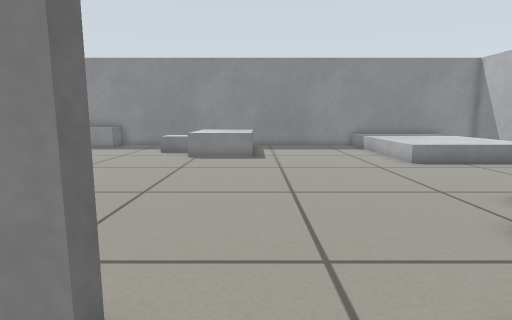
[1] (above)

23 first-person views from a walk through a world built for the Gazebo simulator. The camera is 0.5 m above the floor, tilts 8° down and sees 80° across. Floor lines are 1 m apart. The floor is counted in squares, 0.25 m on a side. Each view is taken from the middle of a square. On the plan, view 1 faces up. The plan holds only what a view shows up to about 17 squares ahead; the rest is blank. Robots are left out. Simple shapes stand in for some stock models.

[2]
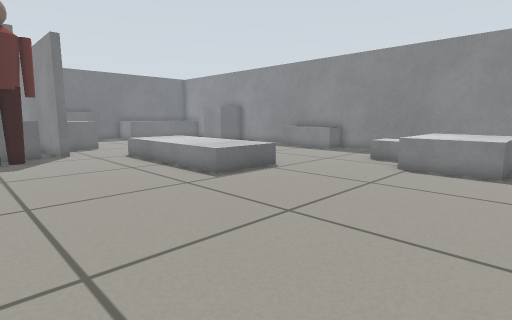

[3]
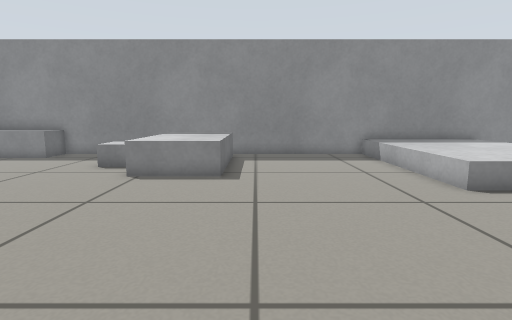

[4]
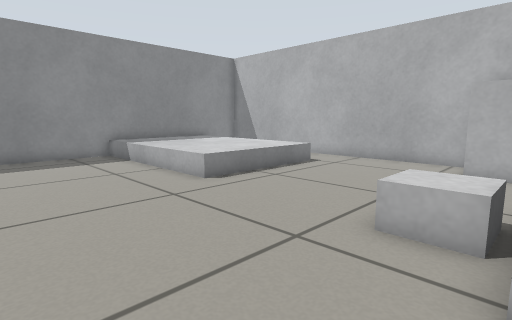

[5]
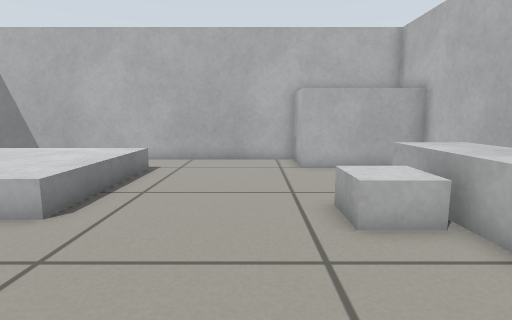

[6]
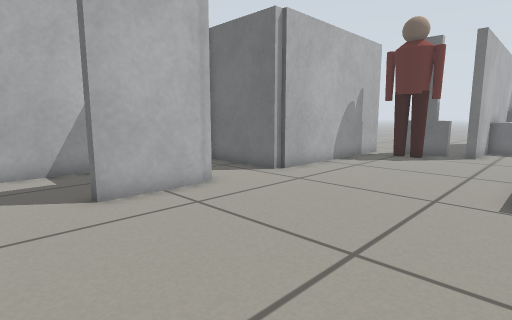

[7]
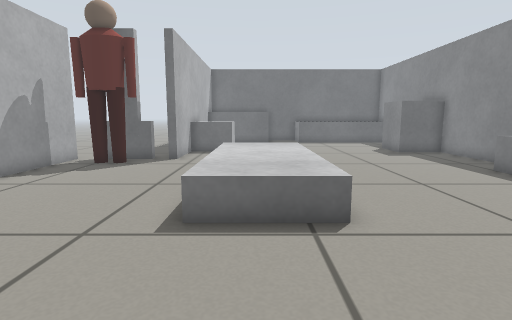

[8]
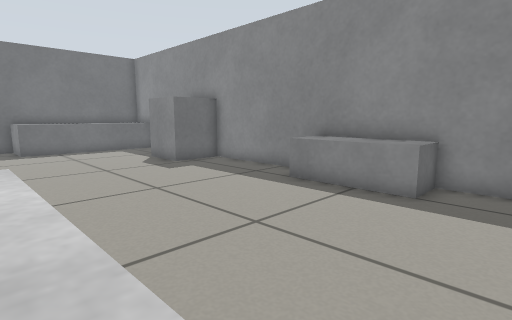

[9]
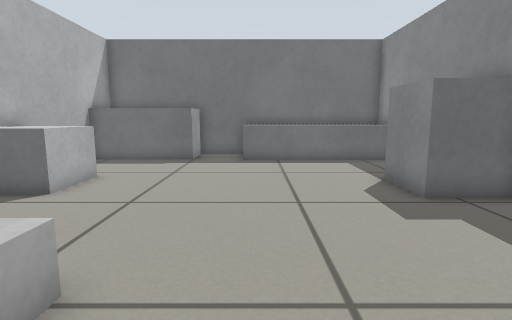

[10]
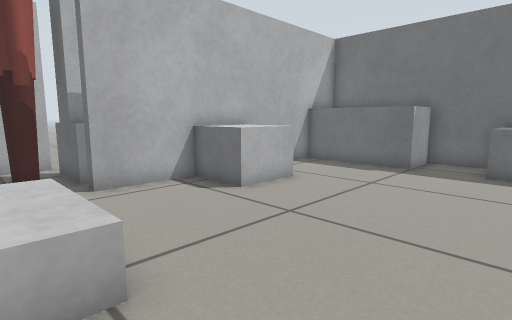

[11]
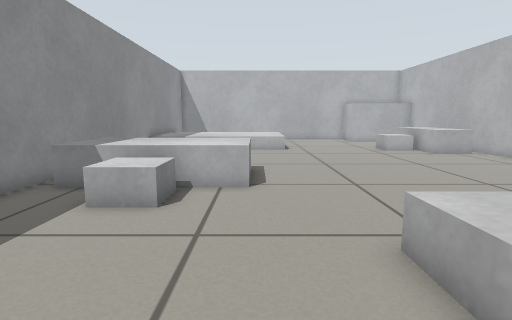

[12]
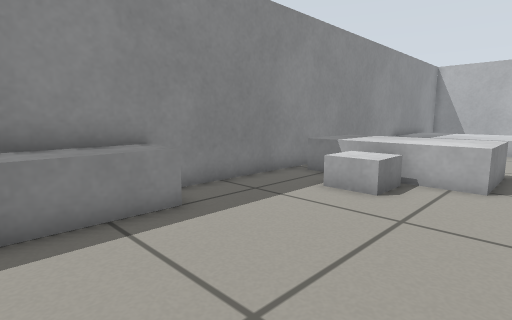

[13]
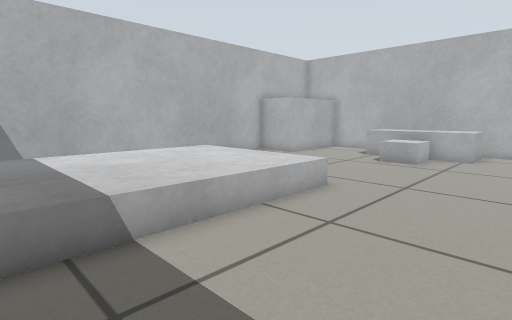

[14]
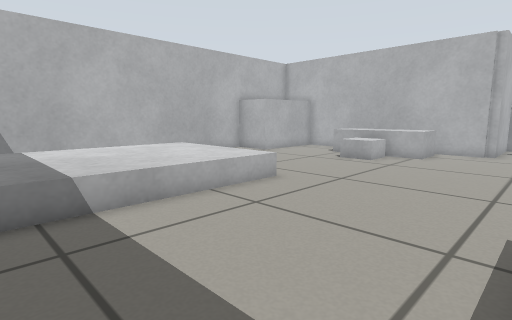

[15]
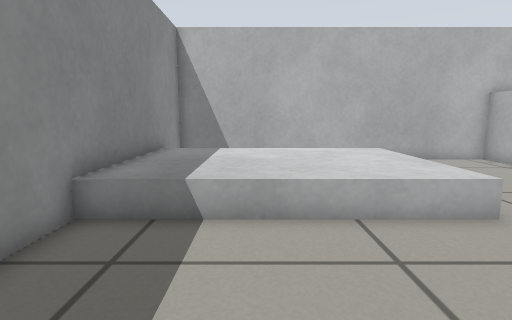

[16]
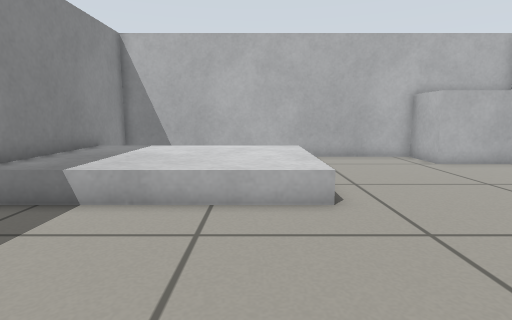

[17]
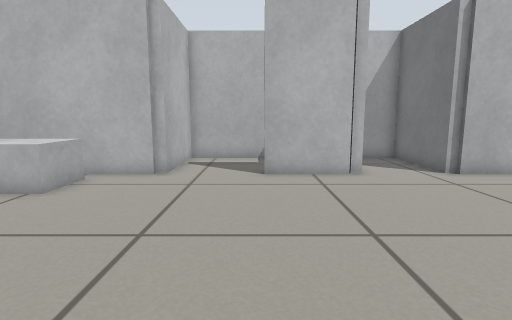

[18]
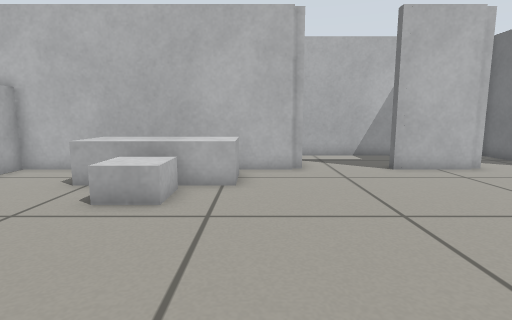

[19]
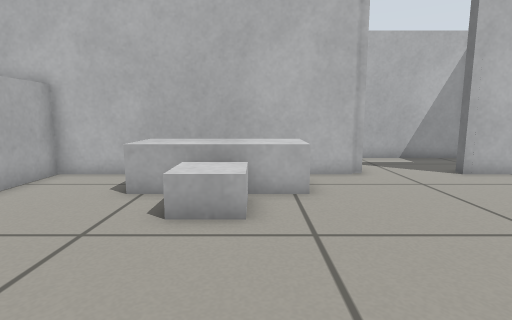

[20]
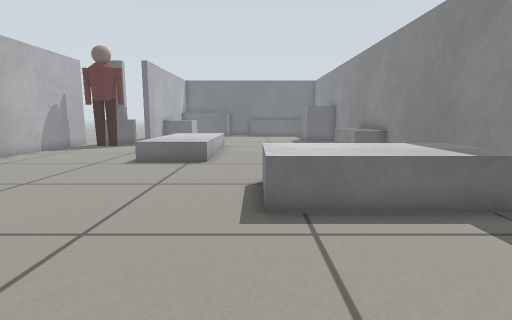

[21]
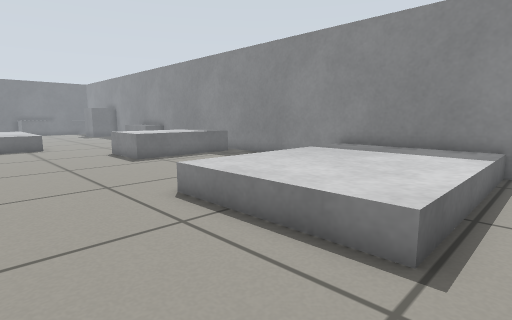

[22]
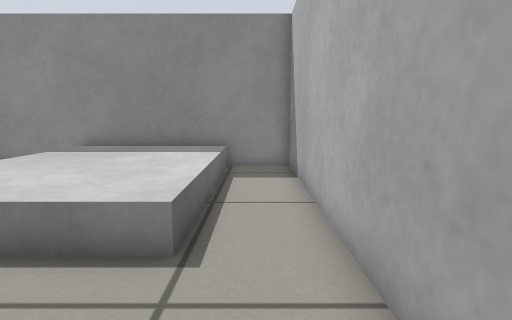

[23]
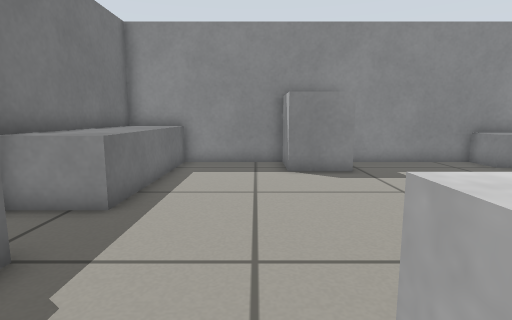

### Floor plan
Key: @ floor where view 1 was taken; # wall or solid block; . floor; = window, fence, low wall or low ledge; B grey box; P person.
Columns run from 29 left of view 1 to 16 right of it. Each row starts with its distance up from view 1.
 22 ##############################################
 21 #BBB...B  B.....BBBBB.....BBB.......BBBBBBB.##
 20 #BBB...B BB.....BBBBB.....BBBB......BBBBBBB.#
 19 #BBB....BB..............BBBBBB......BBBBBBB.#
 18 #BBB....................BBBBBB......BBBBBBB.#
 17 #BBB....................BBBBBB......BBBBBBB.#
 16 #BBB......................BBBB......BBBBBBB.#
 15 #BBB......................BBB.......BBBBBBB.#
 14 #BB.................................BBBBBBB.#
 13 #.............BBBBBBBB..............BBBBBB..#
 12 #BBB..........BBBBBBBB......................#
 11 #  B..........BBBBBBBB......................#
 10 #  B...BBB....BBBBBBBB......................#
  9 #  B...BBB..................................##
  8 #  B...BBB..................................##
  7 #############......................BBB....BBB#
  6            .=PP....................BBB....B B#
  5             #PP...................BBBBB...B B#
  4             #PP...................BBBBB...B B#
  3             . P...................BBBBB...B B#
  2             .#########..####...###############
  1                      #..   ....#
  0                      #..  ...@.#
 -1                      #..  .....#
 -2                      ###########

Where each view was taken, in squares from view 1:
view 1: 0 up, 0 right, facing up
view 2: 3 up, 1 right, facing up-left
view 3: 5 up, 1 right, facing up
view 4: 5 up, 1 right, facing up-right
view 5: 9 up, 1 right, facing right
view 6: 10 up, 1 right, facing down-left
view 7: 11 up, 2 left, facing left
view 8: 12 up, 7 left, facing up-left
view 9: 15 up, 12 left, facing left
view 10: 16 up, 14 left, facing down-left
view 11: 15 up, 12 left, facing right
view 12: 14 up, 13 left, facing up-right
view 13: 21 up, 2 right, facing down-right
view 14: 21 up, 0 right, facing down-right
view 15: 18 up, 1 right, facing right
view 16: 15 up, 0 right, facing right
view 17: 13 up, 1 left, facing down
view 18: 14 up, 4 right, facing down
view 19: 13 up, 6 right, facing down
view 20: 15 up, 6 right, facing left
view 21: 9 up, 14 right, facing up-left
view 22: 9 up, 14 right, facing up
view 23: 8 up, 23 left, facing up
